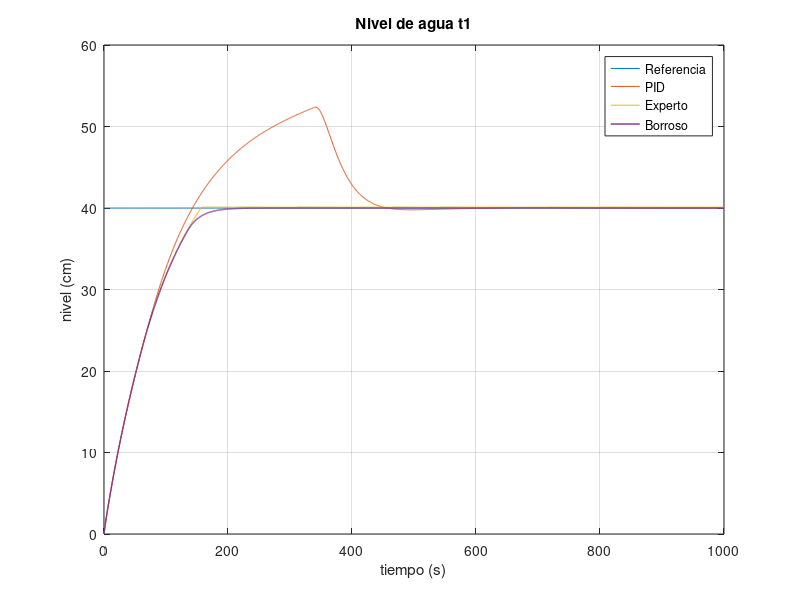
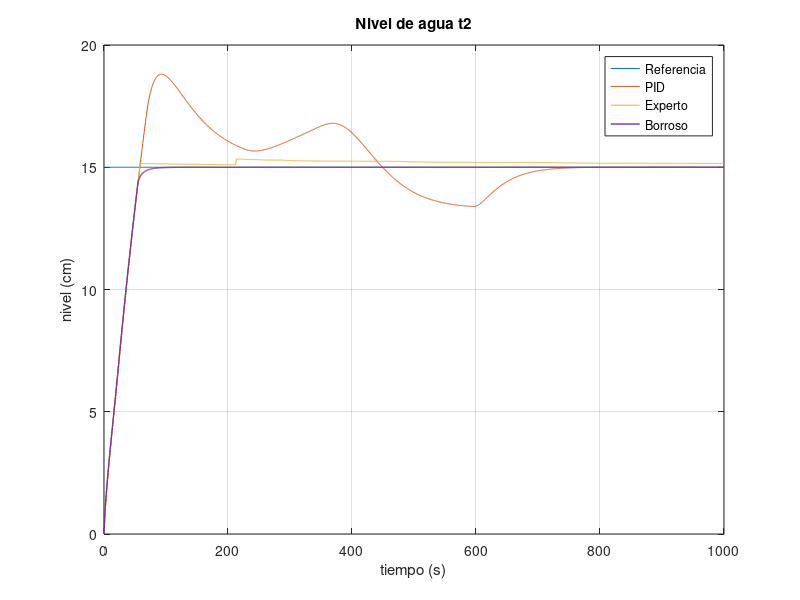
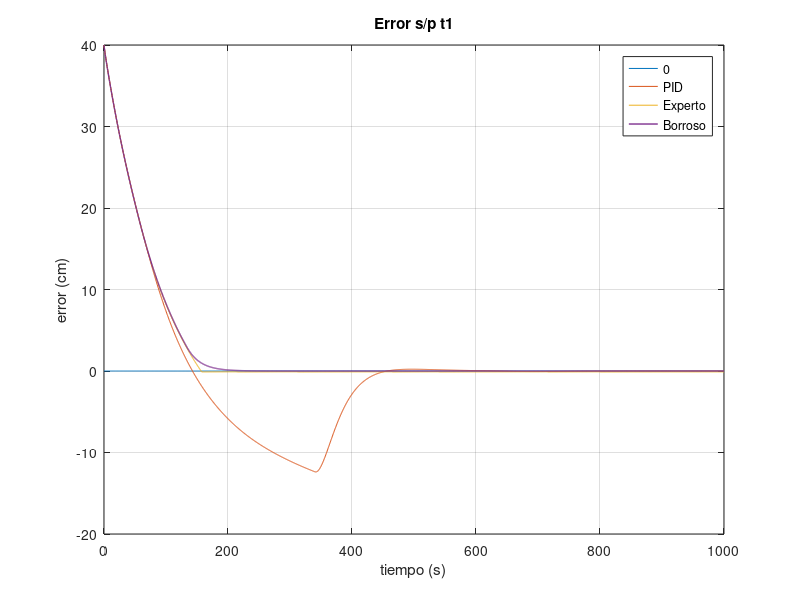
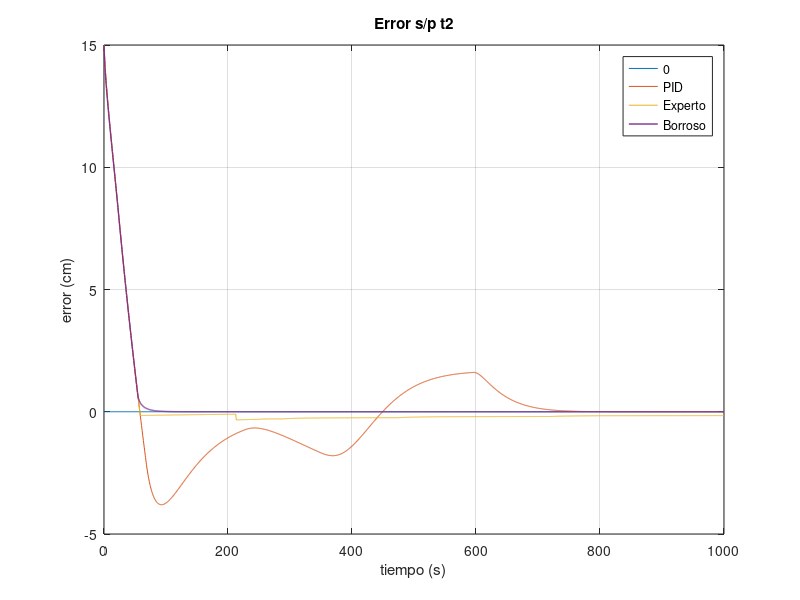

These charts were generated, in order, by the following MATLAB code:

clear all;

resized = [680, 458, 280, 210];

% Alturas
altura_pid = load("altura_pid.mat", "altura");
altura_pid = altura_pid.("altura");

altura_expert = load("altura_expert.mat", "altura");
altura_expert = altura_expert.("altura");

altura_fuzzy = load("altura_fuzzy.mat", "altura");
altura_fuzzy = altura_fuzzy.("altura");

figure(1)
plot(altura_pid(1,:), altura_pid(2,:)*100, altura_pid(1,:), altura_pid(4,:)*100, altura_expert(1,:), altura_expert(4,:)*100, ...
    altura_fuzzy(1,:), altura_fuzzy(4,:)*100, 'linewidth', 1);
grid on;
xlabel('tiempo (s)');
ylabel('nivel (cm)');
legend('Referencia', 'PID', 'Experto', 'Borroso');
title('Nivel de agua t1');
set(gcf, 'Position', resized);

figure(2)
plot(altura_pid(1,:), altura_pid(3,:)*100, altura_pid(1,:), altura_pid(6,:)*100, altura_expert(1,:), altura_expert(6,:)*100, ...
    altura_fuzzy(1,:), altura_fuzzy(6,:)*100, 'linewidth', 1);
grid on;
xlabel('tiempo (s)');
ylabel('nivel (cm)');
legend('Referencia', 'PID', 'Experto', 'Borroso');
title('Nivel de agua t2');
set(gcf, 'Position', resized);

% Errores

error_pid = load("error_pid.mat", "error");
error_pid = error_pid.("error");

error_expert = load("error_expert.mat", "error");
error_expert = error_expert.("error");

error_fuzzy = load("error_fuzzy.mat", "error");
error_fuzzy = error_fuzzy.("error");

figure(3)
plot(error_pid(1,:), zeros(size(error_pid(1,:))), error_pid(1,:), error_pid(2,:)*100, error_expert(1,:), error_expert(2,:)*100, ...
    error_fuzzy(1,:), error_fuzzy(2,:)*100, 'linewidth', 1);
grid on;
xlabel('tiempo (s)');
ylabel('error (cm)');
legend('0', 'PID', 'Experto', 'Borroso');
title('Error s/p t1');
set(gcf, 'Position', resized);

figure(4)
plot(error_pid(1,:), zeros(size(error_pid(1,:))), error_pid(1,:), error_pid(3,:)*100, error_expert(1,:), error_expert(3,:)*100, ...
    error_fuzzy(1,:), error_fuzzy(3,:)*100, 'linewidth', 1);
grid on;
xlabel('tiempo (s)');
ylabel('error (cm)');
legend('0', 'PID', 'Experto', 'Borroso');
title('Error s/p t2');
set(gcf, 'Position', resized);

% Flujos
flujo_pid = load("flujo_pid.mat", "flujo");
flujo_pid = flujo_pid.("flujo");

flujo_expert = load("flujo_expert.mat", "flujo");
flujo_expert = flujo_expert.("flujo");

flujo_fuzzy = load("flujo_fuzzy.mat", "flujo");
flujo_fuzzy = flujo_fuzzy.("flujo");

figure(5)
plot(flujo_pid(1,:), flujo_pid(2,:)*1000, flujo_expert(1,:), flujo_expert(2,:)*1000, ...
    flujo_fuzzy(1,:), flujo_fuzzy(2,:)*1000, 'linewidth', 1);
grid on;
xlabel('tiempo (s)');
ylabel('flujo (mL/s)');
legend('PID', 'Experto', 'Borroso');
title('Flujo en bomba 1');
set(gcf, 'Position', resized);

figure(6)
plot(flujo_pid(1,:), flujo_pid(3,:)*1000, flujo_expert(1,:), flujo_expert(3,:)*1000, ...
    flujo_fuzzy(1,:), flujo_fuzzy(3,:)*1000, 'linewidth', 1);
grid on;
xlabel('tiempo (s)');
ylabel('flujo (mL/s)');
legend('PID', 'Experto', 'Borroso');
title('Flujo en bomba 2');
set(gcf, 'Position', resized);
